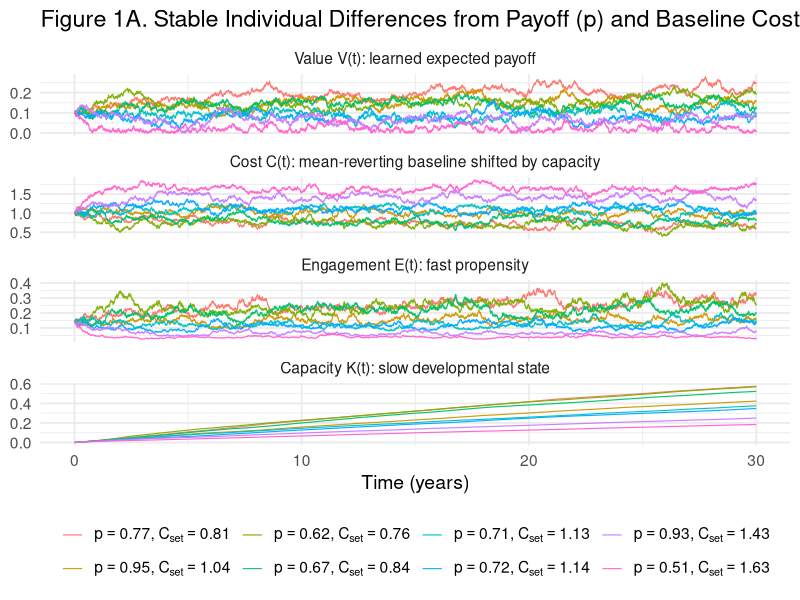

This chart was generated by the following R code: (Note: this script raises an error after producing the figure.)
## ---- chunk 1
#| label: setup
#| echo: true
#| include: false


library(ggplot2)
library(dplyr)
library(tidyr)
library(zoo)
library(purrr)
library(furrr)
library(future)
## ---- chunk 2
#| label: globals
#| echo: true

# ============================================================
# Global time base
#   - Time unit: weeks
#   - Horizon: 10 years = 520 weeks
#   - Integration: dt = 0.1 week (~0.7 days) via Euler–Maruyama
#   - T_total includes the initial point at t = 0
# ============================================================

weeks_per_year <- 52
years_total    <- 10
H_weeks        <- years_total * weeks_per_year   # 520 weeks
dt             <- 0.1                            # step size in weeks
T_total        <- round(H_weeks / dt) + 1        # 520/0.1 + 1 = 5201 points


# Convenience: convert between discrete index and continuous time
idx_to_week <- function(idx) (idx - 1) * dt
idx_to_year <- function(idx) idx_to_week(idx) / weeks_per_year

# ============================================================
# Default parameters (weekly scale)
# Model story: E (fast engagement) -> learns/practices -> K (capacity)
#              K (slow) -> reduces C (subjective cost) -> increases E
# ============================================================

tau_V_weeks <- 26   # value learning time constant (~6 months)

default_pars <- list(

  # ---- Time base ----
  T  = T_total,
  dt = dt,

  # ---- Initial states ----
  V0 = 0.1,   # expected value of engaging control
  C0 = 1.0,   # subjective cost of engaging control
  K0 = 0.0,   # capacity (slow developmental state; bounded 0..1)

  # ---- Slow value learning ----
  alpha_V = 1 / tau_V_weeks,  # per-week learning rate for V(t)

  # ---- Cost dynamics: mean reversion to a baseline set point ----
  eta_C = 0.03,   # speed of reversion (per week)
  C_set = 1.0,    # baseline cost set point (higher = more costly baseline)

  # ---- Fast decision policy ----
  tau = 0.5,

  # ---- Reward environment ----
  p_reward   = 0.7,
  reward_mag = 1,

  # ---- Noise ----
  sigma_V = 0.005,
  sigma_C = 0.02,

  # ---- Capacity ----
  beta_K     = 0.005,    # K lowers C (shifts cost downward)
  rho_mat    = 0.00005,
  rho_prac   = 0.0020,
  monotone_K = TRUE
)



## ---- chunk 3
#| label: simulate_ef_sde
#| echo: true

simulate_ef_sde <- function(
  # ---- Time base ----
  T  = default_pars$T,
  dt = default_pars$dt,

  # ---- Initial states ----
  V0 = default_pars$V0,
  C0 = default_pars$C0,
  K0 = default_pars$K0,

  # ---- Slow value learning ----
  alpha_V = default_pars$alpha_V,

  # ---- Cost dynamics (mean reversion + capacity shift) ----
  eta_C  = default_pars$eta_C,   # mean reversion speed toward C_set (per week)
  C_set  = default_pars$C_set,   # baseline cost set point
  beta_K = default_pars$beta_K,  # K shifts costs downward

  # ---- Capacity growth ----
  rho_mat    = default_pars$rho_mat,
  rho_prac   = default_pars$rho_prac,
  monotone_K = default_pars$monotone_K,

  # ---- Fast decision policy ----
  tau = default_pars$tau,

  # ---- Reward environment ----
  p_reward     = default_pars$p_reward,
  p_reward_vec = NULL,                  # optional time-varying reward probability, length T
  reward_mag   = default_pars$reward_mag,

  # ---- Noise (diffusion scales; per sqrt(week)) ----
  sigma_V = default_pars$sigma_V,
  sigma_C = default_pars$sigma_C,

  # ---- State bounds ----
  V_min = 0,
  V_max = reward_mag,
  C_min = -2,
  C_max = 2,
  K_min = 0,
  K_max = 1,

  # ---- Exogenous, decision-only perturbation ----
  extra_cost_vec = NULL,

  seed = NULL
){

  # 0) Setup + checks
  if (!is.null(seed)) set.seed(seed)

  stopifnot(T >= 2, dt > 0)
  stopifnot(V_min < V_max, C_min < C_max, K_min < K_max)
  stopifnot(V0 >= V_min, V0 <= V_max,
            C0 >= C_min, C0 <= C_max,
            K0 >= K_min, K0 <= K_max)

  N <- T

  if (is.null(extra_cost_vec)) extra_cost_vec <- rep(0, N)
  stopifnot(length(extra_cost_vec) == N)

  if (!is.null(p_reward_vec)) {
    stopifnot(length(p_reward_vec) == N)
    stopifnot(all(p_reward_vec >= 0 & p_reward_vec <= 1))
  } else {
    stopifnot(p_reward >= 0, p_reward <= 1)
  }

  # 1) Allocate
  V <- numeric(N); C <- numeric(N); K <- numeric(N); E <- numeric(N)
  V[1] <- V0; C[1] <- C0; K[1] <- K0

  # 2) Euler–Maruyama
  for (i in 1:(N - 1)) {

    # Fast engagement propensity (decision rule)
    utility <- V[i] - (C[i] + extra_cost_vec[i])
    E[i] <- 1 / (1 + exp(-utility / tau))

    # Reward schedule (constant or time-varying)
    p_i <- if (is.null(p_reward_vec)) p_reward else p_reward_vec[i]

    # Expected reward rate
    R_exp <- E[i] * p_i * reward_mag

    # Slow drifts
    dV_det <- alpha_V * (R_exp - V[i])

    # Cost: mean reversion to baseline minus capacity-driven reduction
    dC_det <- eta_C * (C_set - C[i]) - (beta_K * K[i])

    # Capacity: maturation + practice (saturating)
    dK_det <- (rho_mat * (1 - K[i])) + (rho_prac * E[i] * (1 - K[i]))

    # Diffusion noise
    dV_sto <- sigma_V * sqrt(dt) * rnorm(1)
    dC_sto <- sigma_C * sqrt(dt) * rnorm(1)

    # Update
    V_next <- V[i] + dV_det * dt + dV_sto
    C_next <- C[i] + dC_det * dt + dC_sto
    K_next <- K[i] + dK_det * dt

    # Clamp
    V_next <- max(min(V_next, V_max), V_min)
    C_next <- max(min(C_next, C_max), C_min)
    K_next <- max(min(K_next, K_max), K_min)

    if (isTRUE(monotone_K)) K_next <- max(K[i], K_next)

    V[i + 1] <- V_next
    C[i + 1] <- C_next
    K[i + 1] <- K_next
  }

  # Final-step engagement
  utility_T <- V[N] - (C[N] + extra_cost_vec[N])
  E[N] <- 1 / (1 + exp(-utility_T / tau))

  tibble(
    t    = seq(0, by = dt, length.out = N),
    year = (seq(0, by = dt, length.out = N)) / weeks_per_year,
    V = V, C = C, K = K, E = E
  )
}


## ---- chunk 4
#| label: fig1A_capacity_full
#| fig-width: 10
#| fig-height: 13
#| fig-align: "center"

# ============================================================
# Figure 1A: Stable individual differences from (i) payoff and (ii) baseline cost
#   - Children differ in:
#       p_reward  : how often EF pays off (environment)
#       C_set     : baseline perceived effort cost (trait/context)
#   - Plot four quantities to make the mechanism transparent:
#       V(t): learned value of engaging
#       C(t): subjective cost (mean-reverting to C_set, shifted down by K)
#       K(t): capacity (slow developmental state)
#       E(t): momentary engagement propensity (fast behavior)
# ============================================================

set.seed(123)
N_agents <- 8

p_mu <- 0.70
p_sd <- 0.15
Cset_mu <- 1.0
Cset_sd <- 0.35

child_pars <- tibble(
  child = paste0("child_", 1:N_agents),
  p_reward_child = pmin(pmax(rnorm(N_agents, mean = p_mu, sd = p_sd), 0.10), 0.95),
  C_set_child    = pmax(rnorm(N_agents, mean = Cset_mu, sd = Cset_sd), 0)
) %>%
  mutate(
    # ordering key: higher p and lower C_set should appear earlier in the legend
    ord = p_reward_child - C_set_child,

    # plotmath label for legend (renders C_{set})
    label = sprintf("p==%.2f*','~C[set]==%.2f", p_reward_child, C_set_child)
  ) %>%
  arrange(desc(ord)) %>%
  mutate(
    child = factor(child, levels = child),
    label = factor(label, levels = label)  # lock legend order
  )

years_total_figure <- 30
H_weeks_figure     <- years_total_figure * weeks_per_year
T_total_figure     <- round(H_weeks_figure / dt) + 1

sims_A <- lapply(1:N_agents, function(i){
  args_i <- modifyList(default_pars, list(
    T        = T_total_figure,
    p_reward = child_pars$p_reward_child[i],
    C_set    = child_pars$C_set_child[i],
    seed     = 456 + i
  ))

  do.call(simulate_ef_sde, args_i) %>%
    mutate(child = child_pars$child[i]) %>%
    left_join(child_pars, by = "child")
})

df_A <- bind_rows(sims_A)

df_A_long <- df_A %>%
  select(year, child, label, V, C, E, K) %>%
  pivot_longer(cols = c(V, C, E, K), names_to = "var", values_to = "value") %>%
  mutate(
    var = factor(var, levels = c("V", "C", "E", "K")),
    var_lab = recode(var,
      V = "Value V(t): learned expected payoff",
      C = "Cost C(t): mean-reverting baseline shifted by capacity",
      E = "Engagement E(t): fast propensity",
      K = "Capacity K(t): slow developmental state"
    ),
    var_lab = factor(var_lab, levels = var_lab[match(levels(var), var)])
  )

ggplot(df_A_long, aes(year, value, color = label, group = child)) +
  geom_line(alpha = 0.95, linewidth = 0.4) +
  facet_wrap(~ var_lab, ncol = 1, scales = "free_y") +
  theme_minimal(base_size = 14) +
  labs(
    title = "Figure 1A. Stable Individual Differences from Payoff (p) and Baseline Cost (C[set])",
    x = "Time (years)",
    y = NULL,
    color = NULL
  ) +
  scale_color_discrete(labels = function(x) parse(text = x)) +
  theme(legend.position = "bottom")

## ---- chunk 5
#| label: fig1A_replicates_parallel
#| fig-width: 10
#| fig-height: 13
#| fig-align: "center"

# ----------------------------
# Settings
# ----------------------------
R <- 50                 # >= 30 replicates
seed_base <- 10000
years_total_figure <- 30

H_weeks_figure <- years_total_figure * weeks_per_year
T_total_figure <- round(H_weeks_figure / dt) + 1

# Downsample factor to reduce RAM/time:
# dt=0.1 week => 10 steps per week. If thin_k=10, you keep weekly points.
thin_k <- 10

# ----------------------------
# Parallel plan
#   - multisession works on Windows/macOS/Linux
#   - set workers based on your machine
# ----------------------------
plan(multisession, workers = max(1, parallel::detectCores() - 1))

# ----------------------------
# Build run grid (child × replicate)
# Assumes you already have child_pars with columns:
#   child, p_reward_child, C_set_child, label
# ----------------------------
run_grid <- tidyr::crossing(
  child_idx = seq_len(nrow(child_pars)),
  rep = seq_len(R)
) %>%
  dplyr::mutate(
    child   = child_pars$child[child_idx],
    label   = child_pars$label[child_idx],
    p_reward = child_pars$p_reward_child[child_idx],
    C_set    = child_pars$C_set_child[child_idx],
    seed     = seed_base + 1000 * child_idx + rep
  )

# ----------------------------
# Parallel simulation runner
# ----------------------------
simulate_one <- function(T, dt, p_reward, C_set, seed, child, label, rep, thin_k){
  args_i <- modifyList(default_pars, list(
    T        = T,
    p_reward = p_reward,
    C_set    = C_set,
    seed     = seed
  ))

  df <- do.call(simulate_ef_sde, args_i) %>%
    dplyr::mutate(child = child, label = label, rep = rep)

  # Optional thinning (strongly recommended)
  if (!is.null(thin_k) && thin_k > 1) {
    df <- df[seq(1, nrow(df), by = thin_k), ]
  }
  df
}

df_rep <- future_pmap_dfr(
  .l = list(
    T       = run_grid$T_total_figure %||% T_total_figure, # fallback if column absent
    dt      = dt,
    p_reward= run_grid$p_reward,
    C_set   = run_grid$C_set,
    seed    = run_grid$seed,
    child   = run_grid$child,
    label   = run_grid$label,
    rep     = run_grid$rep,
    thin_k  = thin_k
  ),
  .f = simulate_one,
  .options = furrr_options(seed = TRUE)
)

# ----------------------------
# Summarize mean + 95% interval over replicates
# ----------------------------
df_sum <- df_rep %>%
  dplyr::select(year, label, child, V, C, E, K) %>%
  tidyr::pivot_longer(cols = c(V, C, E, K), names_to = "var", values_to = "value") %>%
  dplyr::group_by(label, child, year, var) %>%
  dplyr::summarize(
    mean = mean(value, na.rm = TRUE),
    lo   = stats::quantile(value, 0.025, na.rm = TRUE),
    hi   = stats::quantile(value, 0.975, na.rm = TRUE),
    .groups = "drop"
  ) %>%
  dplyr::mutate(
    var = factor(var, levels = c("V", "C", "E", "K")),
    var_lab = dplyr::recode(var,
      V = "Value V(t): learned expected payoff",
      C = "Cost C(t): mean-reverting baseline shifted by capacity",
      E = "Engagement E(t): fast propensity",
      K = "Capacity K(t): slow developmental state"
    ),
    var_lab = factor(var_lab, levels = var_lab[match(levels(var), var)])
  )

# ----------------------------
# Plot (mean line + 95% band)
# ----------------------------
ggplot(df_sum, aes(year, mean, color = label, group = label)) +
  geom_ribbon(aes(ymin = lo, ymax = hi, fill = label),
              alpha = 0.12, color = NA, show.legend = FALSE) +
  geom_line(linewidth = 0.4) +
  facet_wrap(~ var_lab, ncol = 1, scales = "free_y") +
  theme_minimal(base_size = 14) +
  labs(
    title = sprintf("Figure 1A (replicated %d×). Mean dynamics with 95%% bands", R),
    x = "Time (years)",
    y = NULL,
    color = NULL
  ) +
  scale_color_discrete(labels = function(x) parse(text = x)) +
  theme(legend.position = "bottom")
